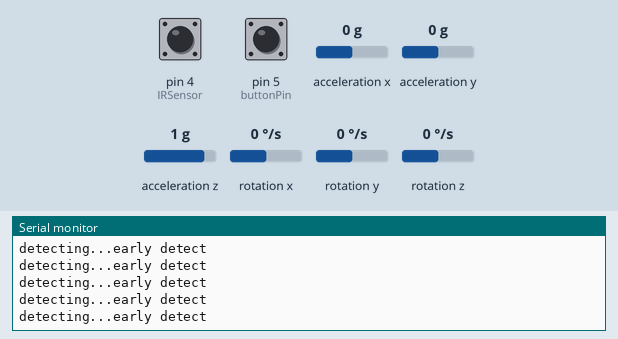
Simulated run of this sketch. Board: Arduino Uno, built with avr-gcc and run on an emulated ATmega328P. Parts: the last lines printed to the serial monitor. Wiring (inferred from the names in the program): MPU-6050 motion sensor at I2C address 0x68. The test bench sets the inputs (shaded band); at power-on: pin 4 (IRSensor) LOW, pin 5 (buttonPin) HIGH, acceleration x 0 g, acceleration y 0 g, acceleration z 1 g, rotation x 0 °/s, rotation y 0 °/s, rotation z 0 °/s.

Above: at 1.2 s.
1.3 s: pin 4 (IRSensor) driven HIGH
At 2.5 s:
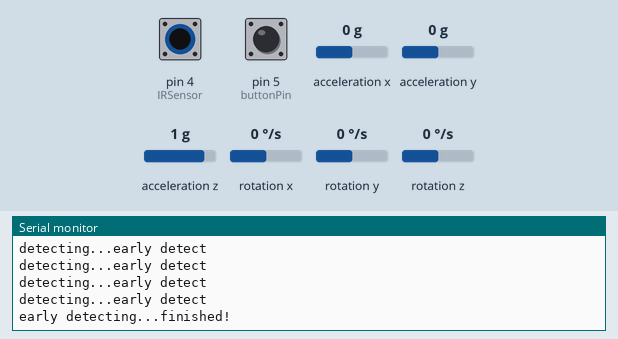
2.8 s: pin 5 (buttonPin) pulled LOW for 0.15 s
At 3.5 s:
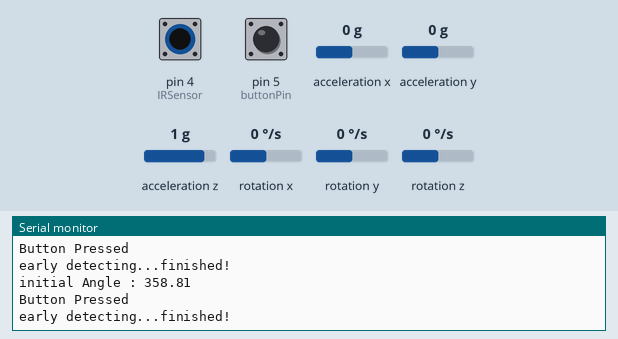
4.4 s: pin 4 (IRSensor) pulsed LOW 2 times (0.12 s each, 0.3 s apart)
At 5.9 s:
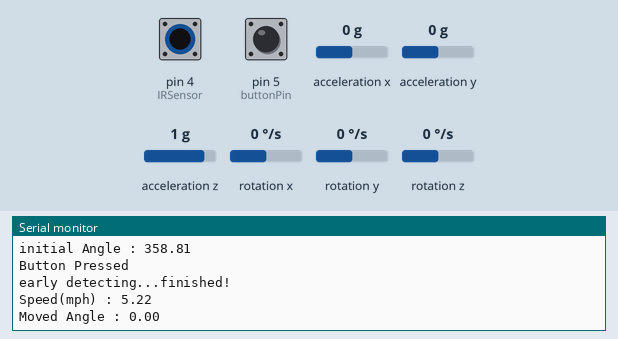

Measured:
- after the input at 1.3 s, the serial monitor: prints a new line at once (image 1)
- after the input at 2.8 s, the serial monitor: prints a new line at once (image 2)
- after the input at 4.4 s, the serial monitor: prints a new line after 0.12 s (image 3)

The sketch:

DRIVR.ino
```cpp
#include<Wire.h>

#if !defined(CONFIG_BT_ENABLED) || !defined(CONFIG_BLUEDROID_ENABLED)
#error Bluetooth is not enabled! Please run `make menuconfig` to and enable it
#endif

//variable declarations
int IRSensor = 4;
int buttonPin = 5;
float length1 = 0.282;
float speed1 = 0.0;

bool readyStart = true;
bool readyStop = false;
bool earlyDetect = false;

unsigned long startMicros = 0;
unsigned long stopMicros = 0;
unsigned long elapsedMicros = 0;
bool initialReadingTaken = false;

float initialAngle = 0.0;
float hitAngle = 0.0;
float movedAngle = 0.0;

const int MPU_addr = 0x68;
int16_t AcX, AcY, AcZ, Tmp, GyX, GyY, GyZ;

int minVal = 265;
int maxVal = 402;

double x;
double y;
double z;

void setup()
{
  //setup of IRSensor and button
  pinMode (IRSensor, INPUT);
  pinMode(buttonPin, INPUT_PULLUP);

  //MPU6050 gyroscope code adapted from here
  //https://www.instructables.com/How-to-Measure-Angle-With-MPU-6050GY-521/
  Wire.begin();
  Wire.beginTransmission(MPU_addr);
  Wire.write(0x6B);
  Wire.write(0);
  Wire.endTransmission(true);

  //begins serial communication at specified baud rate
  Serial.begin(115200);
  Serial.println();
}

void loop()
{
  //button and IRSensor values read in
  int statusSensor = digitalRead (IRSensor);
  int buttonValue = digitalRead(buttonPin);

  //MPU6050 gyroscope code adapted from here
  //https://www.instructables.com/How-to-Measure-Angle-With-MPU-6050GY-521/
  Wire.beginTransmission(MPU_addr);
  Wire.write(0x3B);
  Wire.endTransmission(false);

  Wire.requestFrom(MPU_addr, 14, true);
  AcX = Wire.read() << 8 | Wire.read();
  AcY = Wire.read() << 8 | Wire.read();
  AcZ = Wire.read() << 8 | Wire.read();

  int xAng = map(AcX, minVal, maxVal, -90, 90);
  int yAng = map(AcY, minVal, maxVal, -90, 90);
  int zAng = map(AcZ, minVal, maxVal, -90, 90);

  x = RAD_TO_DEG * (atan2(-yAng, -zAng) + PI);
  y = RAD_TO_DEG * (atan2(-xAng, -zAng) + PI);
  z = RAD_TO_DEG * (atan2(-yAng, -xAng) + PI);

  //if the button is pressed, reset everything
  //read in initial angle
  if (buttonValue == LOW) {

    readyStart = true;
    readyStop = false;
    earlyDetect = false;

    startMicros = 0;
    stopMicros = 0;
    elapsedMicros = 0;

    initialAngle = y;
    Serial.print("initial Angle : ");
    Serial.println(initialAngle);

    hitAngle = 0.0;
    movedAngle = 0.0;

    Serial.println("Button Pressed");
  }

  //if it doesn't sense the object
  if (statusSensor == 1)
  {
    //once the club's backkswing has left the box, then get ready to read in time
    if (earlyDetect == false)
    {
      Serial.println("early detecting...finished!");
      earlyDetect = true;
    }

    //if the club has pased the box on the swing, then stop the timer, calculate the speed and output
    //also calculates the angle and outputs
    if (readyStop == true && earlyDetect == true)
    {
      stopMicros = micros();
      readyStop = false;

      elapsedMicros = stopMicros - startMicros;

      speed1 = ((length1 / elapsedMicros) * 1000000) * 2.237;

      Serial.print("Speed(mph) : ");
      Serial.println(speed1);

      hitAngle = y;
      movedAngle = hitAngle - initialAngle;

      Serial.print("Moved Angle : ");
      Serial.println(movedAngle);
    }
  }
  //if it senses the object
  else if (statusSensor == 0)
  {
    //if it is an early detect then ignore
    if (earlyDetect == false)
    {
      Serial.println("detecting...early detect");
    }

    //if the club is ready, begin the timer
    if (readyStart == true && earlyDetect == true)
    {
      startMicros = micros();
      readyStop = true;
      readyStart = false;
    }
  }
}
```
